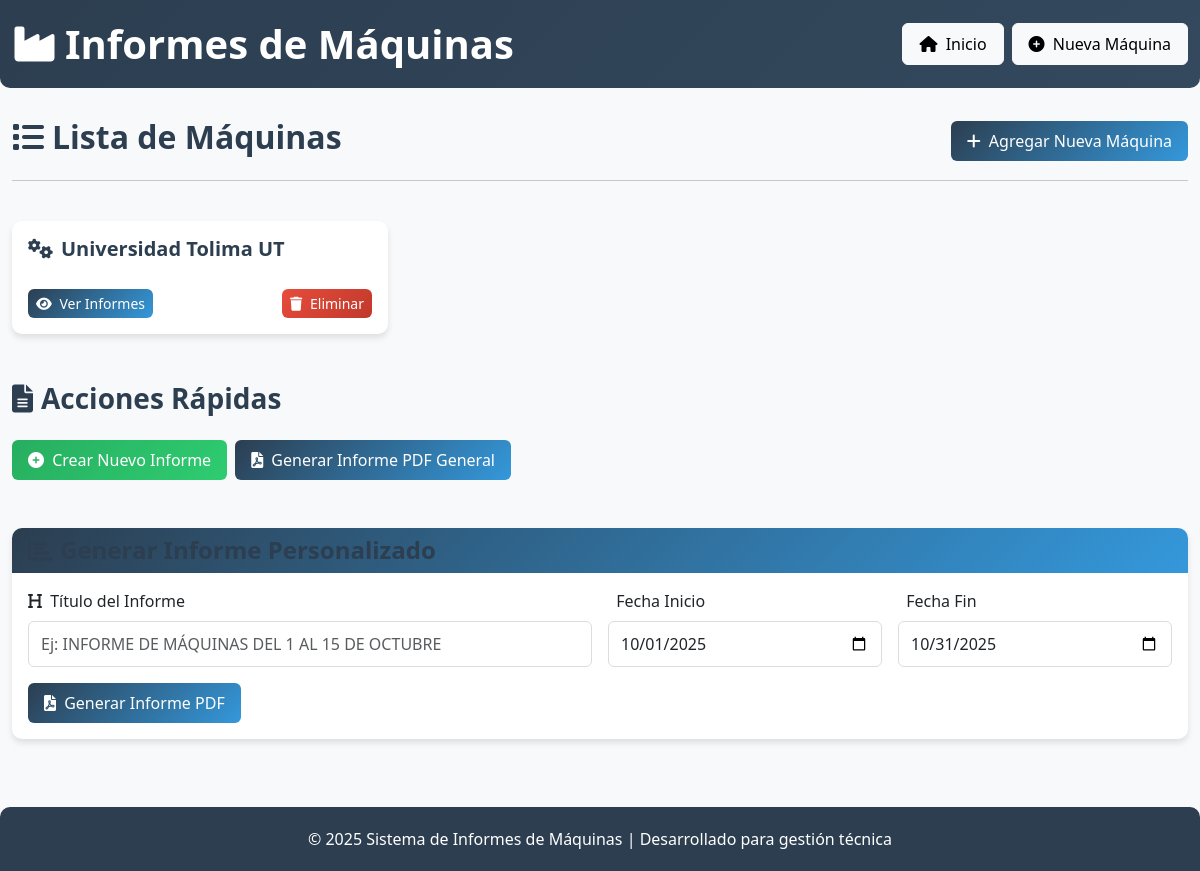
Before: / with the older database file.
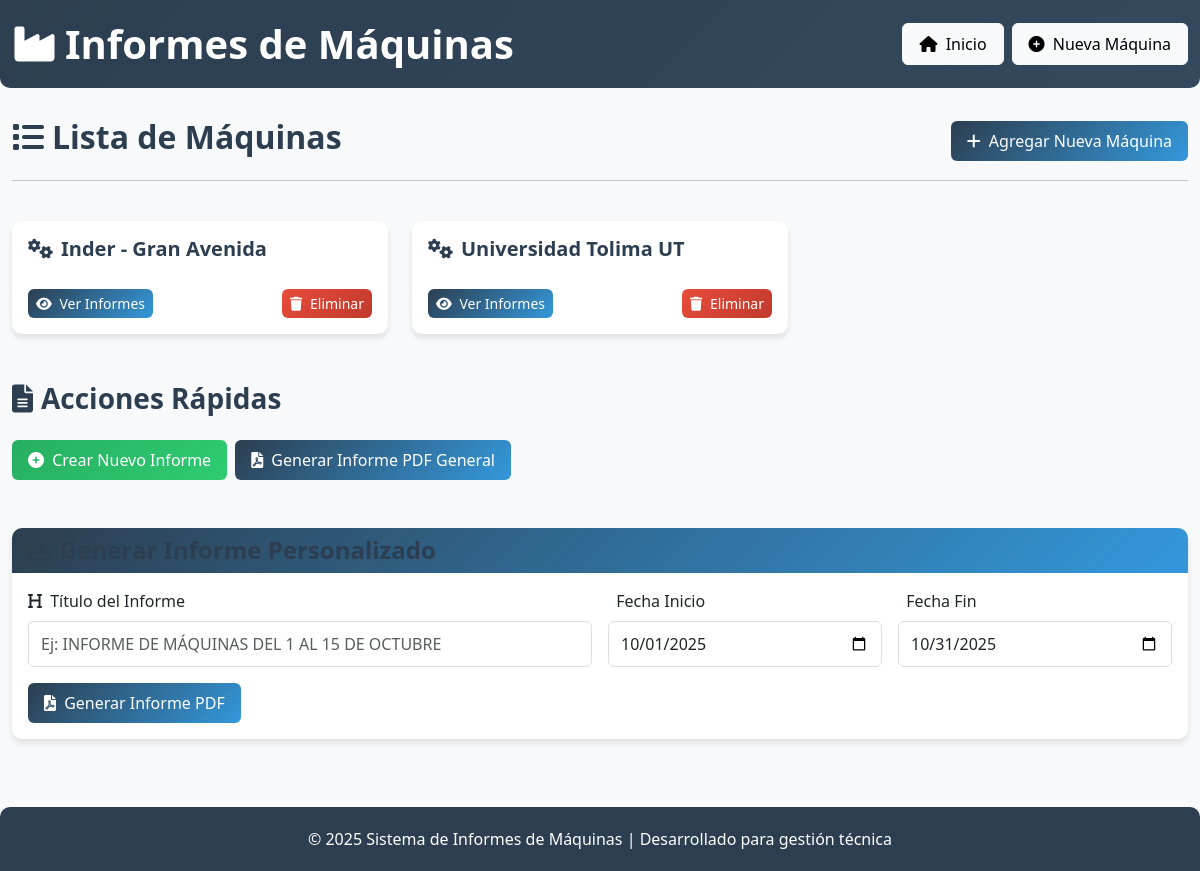
After: the same page with the newer database file.
### tables this page shows
CREATE TABLE maquinas
                     (id INTEGER PRIMARY KEY AUTOINCREMENT,
                      nombre TEXT UNIQUE NOT NULL);

### app.py (the view)
@app.route('/')
def index():
    maquinas = get_maquinas()
    return render_template('index.html', maquinas=maquinas)

### app.py (called while the page is built)
def get_maquinas():
    try:
        conn = sqlite3.connect(app.config['DATABASE'])
        c = conn.cursor()
        c.execute("SELECT id, nombre FROM maquinas ORDER BY nombre")
        maquinas = [{'id': row[0], 'nombre': row[1]} for row in c.fetchall()]
        conn.close()
        return maquinas
    except sqlite3.OperationalError as e:
        print(f"Error obteniendo máquinas: {e}")
        crear_tablas_iniciales()
        try:
            conn = sqlite3.connect(app.config['DATABASE'])
            c = conn.cursor()
            c.execute("SELECT id, nombre FROM maquinas ORDER BY nombre")
            maquinas = [{'id': row[0], 'nombre': row[1]} for row in c.fetchall()]
            conn.close()
            return maquinas
        except:
            return []

### templates/index.html (shortened to what this page needs)
{% extends "base.html" %}
{% block content %}
<div class="row mb-4">
    <div class="col-12">
        <div class="d-flex justify-content-between align-items-center">
            <h2><i class="fas fa-list me-2"></i>Lista de Máquinas</h2>
            <a href="{{ url_for('nueva_maquina') }}" class="btn btn-primary">
                <i class="fas fa-plus me-1"></i> Agregar Nueva Máquina
            </a>
        </div>
        <hr>
    </div>
</div>
{% if maquinas %}
<div class="row">
    {% for maquina in maquinas %}
    <div class="col-md-4 mb-4">
        <div class="card machine-card h-100">
            <div class="card-body d-flex flex-column">
                <h5 class="card-title"><i class="fas fa-cogs me-2"></i>{{ maquina.nombre }}</h5>
                <div class="mt-auto d-flex justify-content-between">
                    <a href="{{ url_for('ver_maquina', nombre_maquina=maquina.nombre) }}" class="btn btn-primary btn-sm">
                        <i class="fas fa-eye me-1"></i> Ver Informes
                    </a>
                    <form method="POST" action="{{ url_for('eliminar_maquina', nombre_maquina=maquina.nombre) }}" class="d-inline" onsubmit="return confirm('¿Está seguro que desea eliminar esta máquina y todos sus informes?')">
                        <button type="submit" class="btn btn-danger btn-sm">
                            <i class="fas fa-trash me-1"></i> Eliminar
                        </button>
                    </form>
                </div>
            </div>
        </div>
    </div>
    {% endfor %}
</div>
{% else %}
<div class="alert alert-info">
        <h4><i class="fas fa-info-circle me-2"></i>No hay máquinas registradas</h4>
        <p>Haga clic en "Agregar Nueva Máquina" para comenzar.</p>
    </div>
{% endif %}
<div class="row mt-4">
    <div class="col-12">
        <div class="d-flex justify-content-between align-items-center mb-3">
            <h3><i class="fas fa-file-alt me-2"></i>Acciones Rápidas</h3>
        </div>
        <div class="d-flex flex-wrap gap-2">
            <a href="{{ url_for('nuevo_informe') }}" class="btn btn-success">
                <i class="fas fa-plus-circle me-1"></i> Crear Nuevo Informe
            </a>
            <a href="{{ url_for('generar_informe_pdf') }}" class="btn btn-primary" target="_blank">
                <i class="fas fa-file-pdf me-1"></i> Generar Informe PDF General
            </a>
        </div>
    </div>
</div>
<div class="row mt-5">
    <div class="col-12">
        <div class="card">
            <div class="card-header">
                <h4 class="mb-0"><i class="fas fa-chart-bar me-2"></i>Generar Informe Personalizado</h4>
            </div>
            <div class="card-body">
                <form method="POST" action="{{ url_for('generar_informe_personalizado') }}" class="row g-3">
                    <div class="col-md-6">
                        <label for="titulo" class="form-label"><i class="fas fa-heading me-1"></i> Título del Informe</label>
                        <input type="text" class="form-control" id="titulo" name="titulo"
                               placeholder="Ej: INFORME DE MÁQUINAS DEL 1 AL 15 DE OCTUBRE" required>
                    </div>
                    <div class="col-md-3">
                        <label for="fecha_inicio" class="form-label"> Fecha Inicio</label>
                        <input type="date" class="form-control" id="fecha_inicio" name="fecha_inicio" required>
                    </div>
                    <div class="col-md-3">
                        <label for="fecha_fin" class="form-label"> Fecha Fin</label>
                        <input type="date" class="form-control" id="fecha_fin" name="fecha_fin" required>
                    </div>
                    <div class="col-12">
                        <button type="submit" class="btn btn-primary">
                            <i class="fas fa-file-pdf me-1"></i> Generar Informe PDF
                        </button>
                    </div>
                </form>
            </div>
        </div>
    </div>
</div>
{% endblock %}

Changed rows visible on the page:
added maquinas: nombre "Inder - Gran Avenida"
